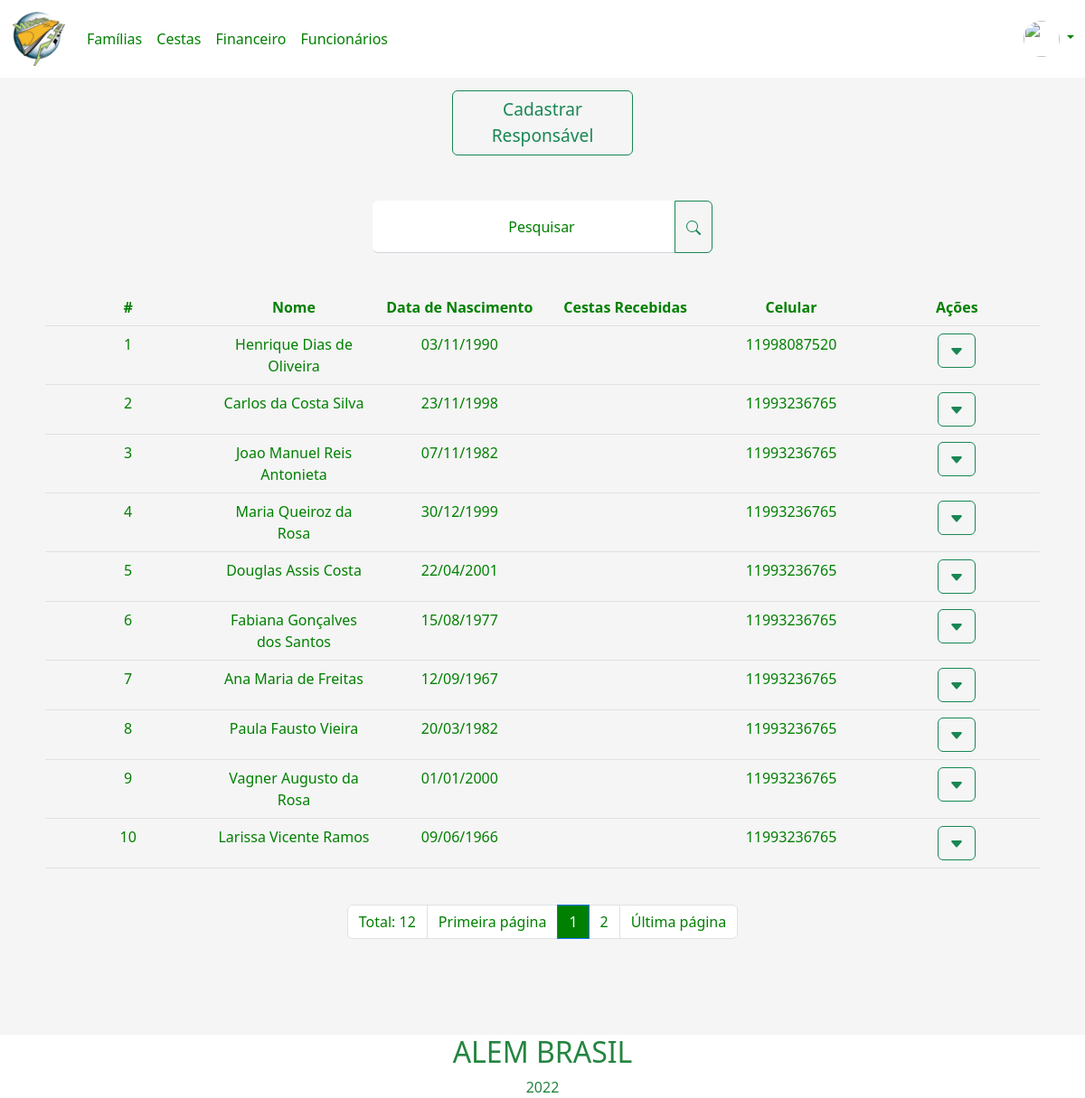
The app's page /pages/responsavelFamilia/responsavelFamilia.php (signed in) with its own data.
### tables this page shows
create table responsavel_familia(
id_responsavel int(4) primary key not null auto_increment,
cpf_responsavel int (11) not null,
cep_responsavel char (8),
contato_responsavel int (4),
nome_responsavel varchar(90) not null,
data_nascimento_responsavel date,
complemento_responsavel varchar(40),
num_responsavel int(5),
data_atendimento_responsavel date,
sexo_responsavel char(1),
foreign key(contato_responsavel) references contato(id_contato)
);

create table contato(
    id_contato int(4) primary key not null auto_increment,
    telefone char(10),
    celular char(11),
    email varchar(90)
);

### pages/responsavelFamilia/responsavelFamilia.php (the view, shortened to what this page needs)
<?php
$logado = $_SESSION['idUsuario'];
$banco = new conexao();
$con = $banco->getConexao();
$sql = "select imagem_usuario from usuario where id_usuario = '$logado'";
$result = $con->query($sql);
if ($result->rowCount() > 0) {
    while ($row = $result->fetch()) {
        $imagemUsuario = $row['imagem_usuario'];
    }
}
$quantidade = 10;
$pagina = (isset($_GET['pagina'])) ? (int)$_GET['pagina'] : 1;
$inicio = ($quantidade * $pagina) - $quantidade;
?>
<!DOCTYPE html>
<html lang="pt-br">
<head>
    <link href="https://cdn.jsdelivr.net/npm/bootstrap@5.2.0-beta1/dist/css/bootstrap.min.css" rel="stylesheet"
>
</head>
<header>
    <nav class="navbar navbar-expand-lg headerNavBar">
        <div class="container-fluid">
            <a class="navbar-brand" href="../home.php"><img src='../../imgs/logo2.png' width="60"></a>
            <div class="collapse navbar-collapse navBarLinks" id="navbarSupportedContent">
                <ul class="navbar-nav me-auto mb-2 mb-lg-0">
                    <li class="nav-item">
                        <a class="nav-link " href="../responsavelFamilia/responsavelFamilia.php">Famílias</a>
                    </li>
                    <li class="nav-item">
                        <a class="nav-link" href="../cestas/cestas.php">Cestas</a>
                    </li>
                    <li class="nav-item">
                        <a class="nav-link" href="../financeiro/financeiro.php">Financeiro</a>
                    </li>
                    <li class="nav-item">
                        <a class="nav-link" href="../funcionarios/funcionarios.php">Funcionários</a>
                    </li>
                </ul>
                <li class="nav-item dropdown dropDownMenu">
                    <a class="nav-link dropdown-toggle" href="#" id="navbarDropdown" role="button"
                        data-bs-toggle="dropdown" aria-expanded="false">
                        <?php echo '<img src="data:../imgs/conta;base64,' . base64_encode($imagemUsuario) . '" style="border-radius:50px;width: 40px; height: 40px;">' ?>
                    </a>
                </li>
            </div>
        </div>
    </nav>
</header>
<body>
    <div class="container-fluid">
        <div class="row">
            <div class="col m-auto">
                <div id="modalCadastro">
                    <button type="button" class="btn btn-outline-success buttonCadastro" data-bs-toggle="modal"
                        data-bs-target="#exampleModal">Cadastrar
                        <br> Responsável</button>
                </div>
            </div>
        </div>
    </div>
    <form action="pesquisarResponsavel.php" method="get">
        <div class="container justify-content-center barraPesquisa">
            <div class="form-floating  input-group">
                <input class="form-control inputGeral" type="search" name="pesquisarResponsavel"
                    placeholder="Pesquisar">
                <label class="labelCadastro">Pesquisar</label>
                <button type="submit" class="btn btn-outline-success">
                </button>
            </div>
        </div>
    </form>
    <div class="container">
        <div class="overflow-auto">
            <div class="column">
                <div class="m-2">
                    <table class="table responsavelTable">
                        <thead>
                            <th scope="col">#</th>
                            <th scope="col">Nome</th>
                            <th scope="col">Data de Nascimento</th>
                            <th scope="col">Cestas Recebidas</th>
                            <th scope="col">Celular</th>
                            <th scope="col">Ações</th>
                        </thead>
                        <tbody>
                            <?php
                            $sql = "SELECT responsavel_familia.id_responsavel, responsavel_familia.nome_responsavel,
                                DATE_FORMAT(responsavel_familia.data_nascimento_responsavel, '%d/%m/%Y') AS dataNascimento,
                                responsavel_familia.cpf_responsavel,SUM(saidaEstoque.quantidade_saidaEstoque) AS quantidadeCesta,
                                contato.celular FROM responsavel_familia
                                LEFT JOIN contato ON responsavel_familia.id_responsavel = contato.Id_contato
                                LEFT JOIN saidaEstoque ON saidaEstoque.responsavel_saidaEstoque =  responsavel_familia.id_responsavel GROUP BY id_responsavel
                                LIMIT $inicio, $quantidade";
                            $banco = new conexao();
                            $con = $banco->getConexao();
                            $resultados_responsavel = $con->query($sql);
                            while ($row = $resultados_responsavel->fetch()) {
                            ?>
                            <tr class="resultadosDaTabela">
                                <td>
                                    <span
                                        id="id<?php echo $row['id_responsavel']; ?>"><?php echo $row['id_responsavel']; ?>
                                    </span>
                                </td>
                                <td>
                                    <span
                                        id="nome<?php echo $row['id_responsavel']; ?>"><?php echo $row['nome_responsavel']; ?>
                                    </span>
                                </td>
                                <td>
                                    <span
                                        id="data_nascimento<?php echo $row['id_responsavel']; ?>"><?php echo $row['dataNascimento']; ?>
                                    </span>
                                </td>
                                <td>
                                </td>
                                <td>
                                    <span
                                        id="celular<?php echo $row['id_responsavel']; ?>"><?php echo $row['celular']; ?>
                                    </span>
                                </td>
                                <td>
                                    <div class="dropdown">
                                        <button class="btn btn-outline-success" type="button" id="dropdownMenuButton1"
                                            data-bs-toggle="dropdown" aria-expanded="false">
                                            <svg xmlns="http://www.w3.org/2000/svg" width="16" height="16"
                                                fill="currentColor" class="bi bi-caret-down-fill" viewBox="0 0 16 16">
                                                <path
                                                    d="M7.247 11.14 2.451 5.658C1.885 5.013 2.345 4 3.204 4h9.592a1 1 0 0 1 .753 1.659l-4.796 5.48a1 1 0 0 1-1.506 0z" />
                                            </svg>
                                        </button>
                                    </div>
                                </td>
                            </tr>
                            <?php
                            }
                            ?>
                        </tbody>
                    </table>
                </div>
            </div>
        </div>
    </div>
    <br>
    <ul class="pagination justify-content-center navPaginacao">
        <?php
        $con = mysqli_connect("localhost", "root", "", "ong");
        $sqlTotal = "SELECT id_responsavel FROM responsavel_familia";
        $qrTotal = mysqli_query($con, $sqlTotal) or die(mysqli_error($con));
        $numTotal = mysqli_num_rows($qrTotal);
        $totalPagina = ceil($numTotal / $quantidade);
        ?>
        <li class="page-item"><span class="page-link"><?php echo "Total: " . $numTotal ?></span></li>
        <li class="page-item"><a class="page-link" href="?menuop=responsavel_familia&pagina=1">Primeira página</a></li>
        <?php
        for ($i = 1; $i <= $totalPagina; $i++) {
            if ($i >= ($pagina - 5) && $i <= ($pagina + 5)) {
                if ($i == $pagina) {
            ?>
        <li class="page-item"><span class="page-link active"><?php echo $i ?></span></li>
        <?php
                } else {
                ?>
        <li class="page-item"><a class="page-link" href="?menuop=responsavel_familia&pagina= <?php echo $i ?>">
                <?php echo $i ?> </a></li>
        <?php
                }
            }
        }
            ?>
        <?php
        if ($totalPagina > 0) {
        ?>
        <li class="page-item"><a class="page-link"
                href="?menuop=responsavel_familia&pagina=<?php echo $totalPagina ?>">Última página</a></li>
        <?php
        } else if ($totalPagina = 0) {
        ?>
        <li class="page-item"><a class="page-link" href="">Última
                página</a></li>
        <?php
        }
        ?>
    </ul>
    <div class="containerFooter">
        <?php include('../footer.php'); ?>
    </div>
</body>
</html>

### pages/footer.php
<div class="footer">
<h2 id='titleFooter'>ALEM BRASIL</h2>
    <p id='textFooter'>2022</p>
</div>

### records on screen
responsavel_familia: id_responsavel "1", nome_responsavel "Henrique Dias de Oliveira", dataNascimento "03/11/1990", contato_responsavel.celular "11998087520"
responsavel_familia: id_responsavel "2", nome_responsavel "Carlos da Costa Silva", dataNascimento "23/11/1998", contato_responsavel.celular "11993236765"
responsavel_familia: id_responsavel "3", nome_responsavel "Joao Manuel Reis Antonieta", dataNascimento "07/11/1982", contato_responsavel.celular "11993236765"
responsavel_familia: id_responsavel "4", nome_responsavel "Maria Queiroz da Rosa", dataNascimento "30/12/1999", contato_responsavel.celular "11993236765"
responsavel_familia: id_responsavel "5", nome_responsavel "Douglas Assis Costa", dataNascimento "22/04/2001", contato_responsavel.celular "11993236765"
responsavel_familia: id_responsavel "6", nome_responsavel "Fabiana Gonçalves dos Santos", dataNascimento "15/08/1977", contato_responsavel.celular "11993236765"
responsavel_familia: id_responsavel "7", nome_responsavel "Ana Maria de Freitas", dataNascimento "12/09/1967", contato_responsavel.celular "11993236765"
responsavel_familia: id_responsavel "8", nome_responsavel "Paula Fausto Vieira", dataNascimento "20/03/1982", contato_responsavel.celular "11993236765"
responsavel_familia: id_responsavel "9", nome_responsavel "Vagner Augusto da Rosa", dataNascimento "01/01/2000", contato_responsavel.celular "11993236765"
responsavel_familia: id_responsavel "10", nome_responsavel "Larissa Vicente Ramos", dataNascimento "09/06/1966", contato_responsavel.celular "11993236765"

### other values on screen
$numTotal "12"
